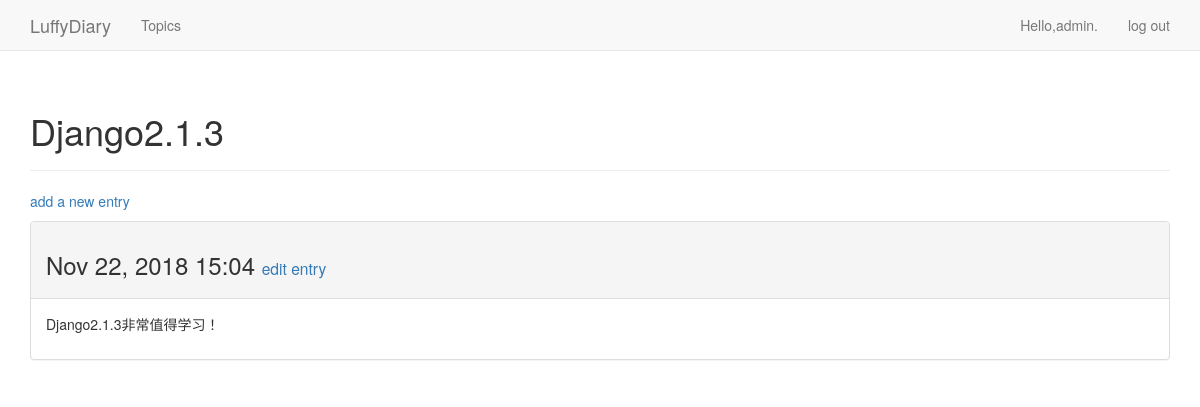
The page /topics/2/ (signed in) on the database its author committed.
### luffydiary_logs/models.py (models this page shows, shortened)
class Topic(models.Model):
    text = models.CharField(max_length=200)
    date_added = models.DateTimeField(auto_now_add=True)
    owner = models.ForeignKey(User,on_delete=models.CASCADE)
    def __str__(self):
        return self.text

class Entry(models.Model):
    topic = models.ForeignKey(Topic,on_delete=models.CASCADE)
    text = models.TextField()
    date_added = models.DateTimeField(auto_now_add=True)
    class Meta:
        verbose_name_plural = 'entries'

### luffydiary_logs/views.py (the view)
# urls.py: url(r'^topics/(?P<topic_id>\d+)/$',views.topic,name='topic'),
@login_required
def topic(request, topic_id):
    topic = Topic.objects.get(id=topic_id)
    if topic.owner != request.user:
        raise Http404
    entries = topic.entry_set.order_by('-date_added')
    context = {'topic':topic,'entries':entries}
    return render(request, 'luffydiary_logs/topic.html',context)

### luffydiary_logs/templates/luffydiary_logs/topic.html
{% extends "luffydiary_logs/base.html" %}
{% block header %}
    <h1>{{ topic }}</h1>
{% endblock header %}
{% block content %}
    <p>
        <a href="{% url 'luffydiary_logs:new_entry' topic.id %}">add a new entry</a>
    </p>
    {% for entry in entries %}
        <div class="panel panel-default">
            <div class="panel-heading">
                <h3>
                    {{ entry.date_added|date:'M d, Y H:i' }}
                    <small>
                        <a href="{% url 'luffydiary_logs:edit_entry' entry.id %}">edit entry</a>
                    </small>
                </h3>
            </div>
            <div class="panel-body">
                {{ entry.text|linebreaks }}
            </div>
        </div>
    {% empty %}
        There are no entries for this topic yet!
    {% endfor %}
{% endblock content %}

### luffydiary_logs/templates/luffydiary_logs/base.html (shortened to what this page needs)
{% load bootstrap3 %}
<!DOCTYPE html>
<html lang="en">
    <head>
        {% bootstrap_css %}
    </head>
    <body>
        <nav class="navbar navbar-default navbar-static-top">
            <div class="container">
                <div class="navbar-hearder">
                     <a class="navbar-brand" href="{% url 'luffydiary_logs:index' %}">LuffyDiary</a>
                </div>
                <div id="navbar" class="navbar-collapse collapse">
                    <ul class="nav navbar-nav">
                        <li><a href="{% url 'luffydiary_logs:topics' %}">Topics</a></li>
                    </ul>
                    <ul class="nav navbar-nav navbar-right">
                        {% if user.is_authenticated %}
                            <li><a>Hello,{{ user.username }}.</a></li>
                            <li><a href="{% url 'users:logout' %}">log out</a></li>
                        {% else %}
                            <li><a href="{% url 'users:register' %}">register</a></li>
                            <li><a href="{% url 'users:login' %}">log in</a></li>
                        {% endif %}
                    </ul>
                </div>
            </div>
        </nav>
            <div class="container">
                <div class="page-header">
                    {% block header %}{% endblock header %}
                </div>
                <div>
                    {% block content %}{% endblock content %}
                </div>
            </div>
    </body>
</html>

### rows shown on the page
Topic: text "Django2.1.3"
Entry: date_added "Nov 22, 2018 15:04", text "Django2.1.3非常值得学习！"

### other values the page prints
{{ user.username }} "admin"
